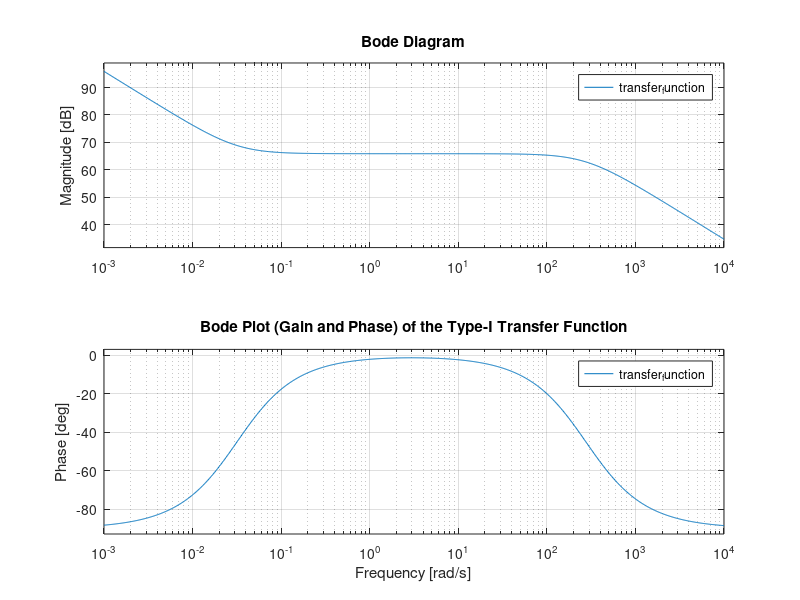

The MATLAB source for this figure:
% Define the values for R_1, R_C1, C_C1, and C_C2
R_1 = 1e3; % Replace with your specific value
R_C1 = 62.3e3; % Replace with your specific value
C_C1 = 508e-9; % Replace with your specific value
C_C2 = 58e-9; % Replace with your specific value

% Numerator and Denominator of the transfer function
numerator = [1, R_C1 * C_C1];
denominator = [R_1 * R_C1 * C_C1 * C_C2, R_1 * C_C1, 0];

transfer_function = tf(numerator, denominator);

% Create the Bode plot
figure;
bode(transfer_function);

% Add title and grid for better readability
title('Bode Plot (Gain and Phase) of the Type-I Transfer Function');
grid on;

